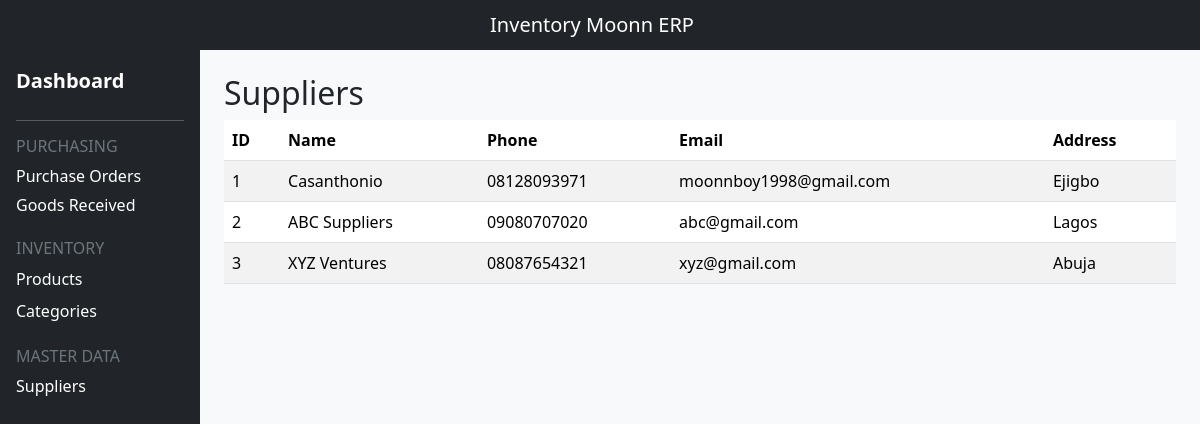
/suppliers/, run on an earlier commit of the app's database.
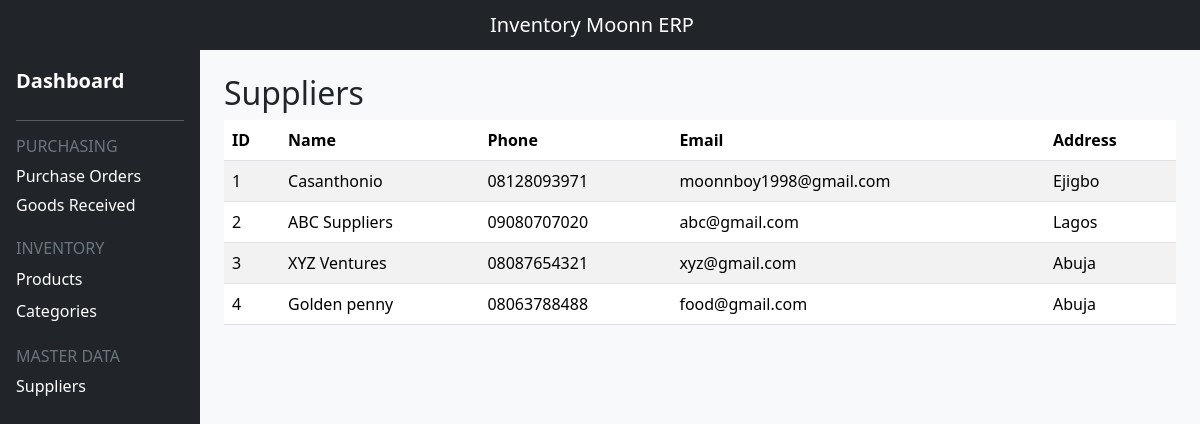
And on a later commit of the database.
### invmanagementsys/models.py (models this page shows, shortened)
class Supplier(models.Model):
    name = models.CharField(max_length=200)
    phone = models.CharField(max_length=20)
    email = models.EmailField()
    address = models.TextField()

### invmanagementsys/views.py (the view)
# urls.py: path("suppliers/", views.supplier_list, name="supplier_list"),
def supplier_list(request):
        suppliers = Supplier.objects.all()
        return render(request,"invmanagementsys/supplier_list.html",
                      {"suppliers": suppliers})

### invmanagementsys/templates/invmanagementsys/supplier_list.html
{% extends "invmanagementsys/base.html" %}
{% block content %}
<h2>Suppliers</h2>
<table class = "table table-striped">
    <thead>
        <tr>
            <th>ID</th>
            <th>Name</th>
            <th>Phone</th>
            <th>Email</th>
            <th>Address</th>
        </tr>
    </thead>
    <tbody>
        {% for supplier in suppliers %}
        <tr>
           <td>{{ supplier.id }}</td>
           <td>{{ supplier.name }}</td>
           <td>{{ supplier.phone }}</td>
           <td>{{ supplier.email }}</td>
           <td>{{ supplier.address }}</td>
        </tr>
        {% endfor %}
    </tbody>
</table>
{% endblock %}

What changed in the data, as far as the page shows it:
added Supplier: id "4", name "Golden penny", phone "08063788488", email "food@gmail.com", address "Abuja"
